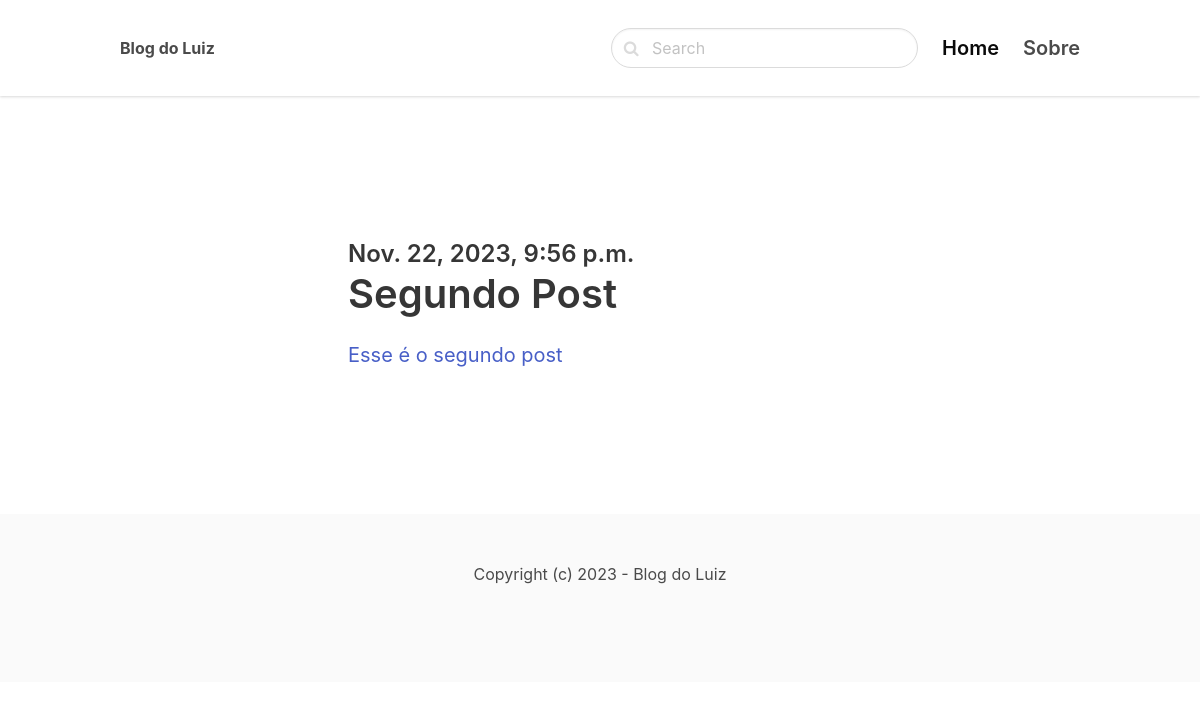
The page /categoria2 on the database its author committed.
### blog/models.py (models this page shows, shortened)
class Post(models.Model):
    ACTIVE = 'active'
    DRAFT = 'draft'
    CHOICES_STATUS = {
        (ACTIVE, 'Active'),
        (DRAFT, "Draft")
    }
    category = models.ForeignKey(Category, related_name='posts', on_delete=models.CASCADE)
    title = models.CharField(max_length=255)
    slug = models.SlugField()
    intro = models.TextField()
    body = models.TextField()
    created_at = models.DateTimeField(auto_now_add=True)
    status = models.CharField(max_length=10, choices=CHOICES_STATUS, default=ACTIVE)
    class Meta:
        ordering = ('-created_at',)

### blog/views.py (the view)
# urls.py: path('<slug:slug>', views.category, name='category_detail'),
def category(request, slug):
    category = get_object_or_404(Category, slug=slug)
    return render(request,'blog/category.html', {'category': category})

### blog/templates/blog/category.html (shortened to what this page needs)
{% extends 'core/base.html' %}
{% block content %}
    <section class="hero">
        <div class="hero-body">
                <section class="section">
                    <div class="columns">
                        <div  class="column is-8 is-offset-2">
                            {% for post in category.posts.all %}
                                <div class="content is-medium">
                                    <a href="{% url 'post_detail' post.category.slug post.slug %}">
                                        <h2 class="subtitle is-4">{{ post.created_at}}</h2>
                                        <h1 class="title">{{post.title}}</h1>
                                        <p>{{ post.intro }} </p>
                                    </a>
                                </div>
                            {% endfor %}
                        </div>
                    </div>
                </section>
            </div>
        </div>
    </section>
{% endblock %}

### rows shown on the page
Post: created_at "Nov. 22, 2023, 9:56 p.m.", title "Segundo Post", intro "Esse é o segundo post"
